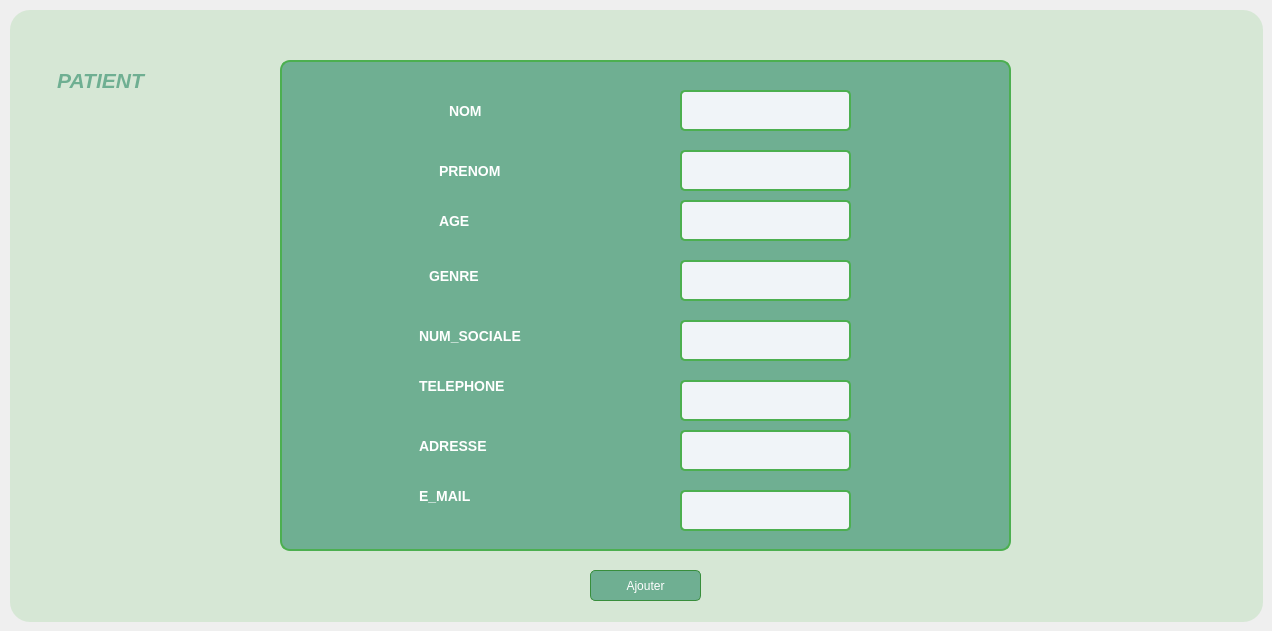
      <widget class="QWidget" name="tab_25">
       <attribute name="title">
        <string>Ajouter Patient </string>
       </attribute>
       <widget class="QGroupBox" name="groupBox_24">
        <property name="geometry">
         <rect>
          <x>10</x>
          <y>10</y>
          <width>1253</width>
          <height>612</height>
         </rect>
        </property>
        <property name="styleSheet">
         <string notr="true">background-color:#D6E7D5;

border-radius : 20px;</string>
        </property>
        <property name="title">
         <string/>
        </property>
        <widget class="QFrame" name="frame_17">
         <property name="geometry">
          <rect>
           <x>270</x>
           <y>50</y>
           <width>731</width>
           <height>491</height>
          </rect>
         </property>
         <property name="styleSheet">
          <string notr="true">*{
    background-color: #f0f4f8;  /* Couleur de fond gris clair */
    font-family: Arial, sans-serif;  /* Police moderne et lisible */
}

/* Style pour les QFrame avec couleur vert pistache */
QFrame {
 background-color: #6FAF92;   /* Fond vert pistache */
    border: 2px solid #4CAF50;   /* Bordure vert émeraude */
    border-radius: 10px;         /* Coins arrondis */
    padding: 15px;        
}
QLabel {
    border: none;
}
</string>
         </property>
         <property name="frameShape">
          <enum>QFrame::StyledPanel</enum>
         </property>
         <property name="frameShadow">
          <enum>QFrame::Raised</enum>
         </property>
         <widget class="QLineEdit" name="NOM">
          <property name="geometry">
           <rect>
            <x>400</x>
            <y>30</y>
            <width>171</width>
            <height>41</height>
           </rect>
          </property>
          <property name="styleSheet">
           <string notr="true">* {
    background-color: #FFFFF;   /* Fond vert pistache */
    border:  2px solid #4CAF50;   /* Bordure bleu clair */
    border-radius: 5px;         /* Coins arrondis */
    padding: 15px;               /* Espacement interne */
}
</string>
          </property>
          <property name="text">
           <string/>
          </property>
         </widget>
         <widget class="QLabel" name="AGE">
          <property name="geometry">
           <rect>
            <x>150</x>
            <y>140</y>
            <width>161</width>
            <height>41</height>
           </rect>
          </property>
          <property name="tabletTracking">
           <bool>false</bool>
          </property>
          <property name="styleSheet">
           <string notr="true">*{
    color: white;  /* Couleur du texte en blanc */
}/* Style pour QLabel */
QLabel {
    color: white;                     /* Texte des labels en blanc */
    font-size: 14px;                 /* Taille de police des labels */
    font-weight: bold;               /* Texte en gras */
    background-color: transparent;    /* Assurer que le fond soit transparent */
    padding-left: 5px;               /* Optionnel : espacement pour mieux aligner le texte */
}</string>
          </property>
          <property name="text">
           <string>AGE</string>
          </property>
         </widget>
         <widget class="QLabel" name="PRENOM">
          <property name="geometry">
           <rect>
            <x>150</x>
            <y>90</y>
            <width>161</width>
            <height>41</height>
           </rect>
          </property>
          <property name="styleSheet">
           <string notr="true">*{
    color: white;  /* Couleur du texte en blanc */
}/* Style pour QLabel */
QLabel {
    color: white;                     /* Texte des labels en blanc */
    font-size: 14px;                 /* Taille de police des labels */
    font-weight: bold;               /* Texte en gras */
    background-color: transparent;    /* Assurer que le fond soit transparent */
    padding-left: 5px;               /* Optionnel : espacement pour mieux aligner le texte */
}</string>
          </property>
          <property name="text">
           <string>PRENOM</string>
          </property>
         </widget>
         <widget class="QLabel" name="NOM_2">
          <property name="geometry">
           <rect>
            <x>160</x>
            <y>30</y>
            <width>151</width>
            <height>41</height>
           </rect>
          </property>
          <property name="styleSheet">
           <string notr="true">*{
    color: white;  /* Couleur du texte en blanc */
}

/* Style pour QLabel */
QLabel {
    color: white;                     /* Texte des labels en blanc */
    font-size: 14px;                 /* Taille de police des labels */
    font-weight: bold;               /* Texte en gras */
    background-color: transparent;    /* Assurer que le fond soit transparent */
    padding-left: 5px;               /* Optionnel : espacement pour mieux aligner le texte */
}</string>
          </property>
          <property name="text">
           <string>NOM</string>
          </property>
         </widget>
         <widget class="QLabel" name="NUM_SOCIALE_2">
          <property name="geometry">
           <rect>
            <x>130</x>
            <y>250</y>
            <width>161</width>
            <height>51</height>
           </rect>
          </property>
          <property name="styleSheet">
           <string notr="true">*{
    color: white;  /* Couleur du texte en blanc */
}/* Style pour QLabel */
QLabel {
    color: white;                     /* Texte des labels en blanc */
    font-size: 14px;                 /* Taille de police des labels */
    font-weight: bold;               /* Texte en gras */
    background-color: transparent;    /* Assurer que le fond soit transparent */
    padding-left: 5px;               /* Optionnel : espacement pour mieux aligner le texte */
}</string>
          </property>
          <property name="text">
           <string>NUM_SOCIALE</string>
          </property>
         </widget>
         <widget class="QLabel" name="GENRE">
          <property name="geometry">
           <rect>
            <x>140</x>
            <y>190</y>
            <width>161</width>
            <height>51</height>
           </rect>
          </property>
          <property name="styleSheet">
           <string notr="true">*{
    color: white;  /* Couleur du texte en blanc */
}/* Style pour QLabel */
QLabel {
    color: white;                     /* Texte des labels en blanc */
    font-size: 14px;                 /* Taille de police des labels */
    font-weight: bold;               /* Texte en gras */
    background-color: transparent;    /* Assurer que le fond soit transparent */
    padding-left: 5px;               /* Optionnel : espacement pour mieux aligner le texte */
}</string>
          </property>
          <property name="text">
           <string>GENRE</string>
          </property>
         </widget>
         <widget class="QLabel" name="TELEPHONE">
          <property name="geometry">
           <rect>
            <x>130</x>
            <y>290</y>
            <width>161</width>
            <height>71</height>
           </rect>
          </property>
          <property name="styleSheet">
           <string notr="true">*{
    color: white;  /* Couleur du texte en blanc */
}/* Style pour QLabel */
QLabel {
    color: white;                     /* Texte des labels en blanc */
    font-size: 14px;                 /* Taille de police des labels */
    font-weight: bold;               /* Texte en gras */
    background-color: transparent;    /* Assurer que le fond soit transparent */
    padding-left: 5px;               /* Optionnel : espacement pour mieux aligner le texte */
}</string>
          </property>
          <property name="text">
           <string>TELEPHONE</string>
          </property>
         </widget>
         <widget class="QLineEdit" name="AGE_2">
          <property name="geometry">
           <rect>
            <x>400</x>
            <y>140</y>
            <width>171</width>
            <height>41</height>
           </rect>
          </property>
          <property name="styleSheet">
           <string notr="true">* {
    background-color: #FFFFF;   /* Fond vert pistache */
    border:  2px solid #4CAF50;   /* Bordure bleu clair */
    border-radius: 5px;         /* Coins arrondis */
    padding: 15px;               /* Espacement interne */
}
</string>
          </property>
          <property name="text">
           <string/>
          </property>
         </widget>
         <widget class="QLineEdit" name="GENRE_2">
          <property name="geometry">
           <rect>
            <x>400</x>
            <y>200</y>
            <width>171</width>
            <height>41</height>
           </rect>
          </property>
          <property name="styleSheet">
           <string notr="true">* {
    background-color: #FFFFF;   /* Fond vert pistache */
    border:  2px solid #4CAF50;   /* Bordure bleu clair */
    border-radius: 5px;         /* Coins arrondis */
    padding: 15px;               /* Espacement interne */
}
</string>
          </property>
          <property name="text">
           <string/>
          </property>
         </widget>
         <widget class="QLineEdit" name="TELEPHONE_2">
          <property name="geometry">
           <rect>
            <x>400</x>
            <y>320</y>
            <width>171</width>
            <height>41</height>
           </rect>
          </property>
          <property name="styleSheet">
           <string notr="true">* {
    background-color: #FFFFF;   /* Fond vert pistache */
    border:  2px solid #4CAF50;   /* Bordure bleu clair */
    border-radius: 5px;         /* Coins arrondis */
    padding: 15px;               /* Espacement interne */
}
</string>
          </property>
          <property name="text">
           <string/>
          </property>
         </widget>
         <widget class="QLineEdit" name="PRENOM_2">
          <property name="geometry">
           <rect>
            <x>400</x>
            <y>90</y>
            <width>171</width>
            <height>41</height>
           </rect>
          </property>
          <property name="styleSheet">
           <string notr="true">* {
    background-color: #FFFFF;   /* Fond vert pistache */
    border:  2px solid #4CAF50;   /* Bordure bleu clair */
    border-radius: 5px;         /* Coins arrondis */
    padding: 15px;               /* Espacement interne */
}
</string>
          </property>
          <property name="text">
           <string/>
          </property>
         </widget>
         <widget class="QLineEdit" name="NUM_SOCIALE">
          <property name="geometry">
           <rect>
            <x>400</x>
            <y>260</y>
            <width>171</width>
            <height>41</height>
           </rect>
          </property>
          <property name="styleSheet">
           <string notr="true">* {
    background-color: #FFFFF;   /* Fond vert pistache */
    border:  2px solid #4CAF50;   /* Bordure bleu clair */
    border-radius: 5px;         /* Coins arrondis */
    padding: 15px;               /* Espacement interne */
}
</string>
          </property>
          <property name="text">
           <string/>
          </property>
         </widget>
         <widget class="QLabel" name="ADRESSE">
          <property name="geometry">
           <rect>
            <x>130</x>
            <y>350</y>
            <width>161</width>
            <height>71</height>
           </rect>
          </property>
          <property name="styleSheet">
           <string notr="true">*{
    color: white;  /* Couleur du texte en blanc */
}/* Style pour QLabel */
QLabel {
    color: white;                     /* Texte des labels en blanc */
    font-size: 14px;                 /* Taille de police des labels */
    font-weight: bold;               /* Texte en gras */
    background-color: transparent;    /* Assurer que le fond soit transparent */
    padding-left: 5px;               /* Optionnel : espacement pour mieux aligner le texte */
}</string>
          </property>
          <property name="text">
           <string>ADRESSE</string>
          </property>
         </widget>
         <widget class="QLineEdit" name="ADRESSE_2">
          <property name="geometry">
           <rect>
            <x>400</x>
            <y>370</y>
            <width>171</width>
            <height>41</height>
           </rect>
          </property>
          <property name="styleSheet">
           <string notr="true">* {
    background-color: #FFFFF;   /* Fond vert pistache */
    border:  2px solid #4CAF50;   /* Bordure bleu clair */
    border-radius: 5px;         /* Coins arrondis */
    padding: 15px;               /* Espacement interne */
}
</string>
          </property>
          <property name="text">
           <string/>
          </property>
         </widget>
         <widget class="QLabel" name="E_MAIL">
          <property name="geometry">
           <rect>
            <x>130</x>
            <y>400</y>
            <width>161</width>
            <height>71</height>
           </rect>
          </property>
          <property name="styleSheet">
           <string notr="true">*{
    color: white;  /* Couleur du texte en blanc */
}/* Style pour QLabel */
QLabel {
    color: white;                     /* Texte des labels en blanc */
    font-size: 14px;                 /* Taille de police des labels */
    font-weight: bold;               /* Texte en gras */
    background-color: transparent;    /* Assurer que le fond soit transparent */
    padding-left: 5px;               /* Optionnel : espacement pour mieux aligner le texte */
}</string>
          </property>
          <property name="text">
           <string>E_MAIL</string>
          </property>
         </widget>
         <widget class="QLineEdit" name="E_MAIL_2">
          <property name="geometry">
           <rect>
            <x>400</x>
            <y>430</y>
            <width>171</width>
            <height>41</height>
           </rect>
          </property>
          <property name="styleSheet">
           <string notr="true">* {
    background-color: #FFFFF;   /* Fond vert pistache */
    border:  2px solid #4CAF50;   /* Bordure bleu clair */
    border-radius: 5px;         /* Coins arrondis */
    padding: 15px;               /* Espacement interne */
}
</string>
          </property>
          <property name="text">
           <string/>
          </property>
         </widget>
        </widget>
        <widget class="QPushButton" name="ajout">
         <property name="geometry">
          <rect>
           <x>580</x>
           <y>560</y>
           <width>111</width>
           <height>31</height>
          </rect>
         </property>
         <property name="styleSheet">
          <string notr="true">*{
    background-color: #6FAF92;  /* Medium green button */
    border: 1px solid #388E3C;  /* Darker green border */
    border-radius: 5px;
    color: #FFFFFF;             /* White text for contrast */
    padding: 5px;
}

*:hover {
    background-color: #81C784;  /* Lighter green on hover */
}</string>
         </property>
         <property name="text">
          <string>Ajouter</string>
         </property>
         <property name="icon">
          <iconset>
           <normaloff>../../../Downloads/plus-circle.svg</normaloff>../../../Downloads/plus-circle.svg</iconset>
         </property>
        </widget>
        <widget class="QLabel" name="PATIENT">
         <property name="geometry">
          <rect>
           <x>20</x>
           <y>40</y>
           <width>141</width>
           <height>61</height>
          </rect>
         </property>
         <property name="styleSheet">
          <string notr="true">*{
    color: #6FAF92;
    font-size: 16px; /* Taille du texte (ajustable) */
    font-weight: normal; /* Style du texte */
}</string>
         </property>
         <property name="text">
          <string>&lt;html&gt;&lt;head/&gt;&lt;body&gt;&lt;p align=&quot;center&quot;&gt;&lt;span style=&quot; font-size:16pt; font-weight:700; font-style:italic;&quot;&gt;PATIENT&lt;/span&gt;&lt;/p&gt;&lt;/body&gt;&lt;/html&gt;</string>
         </property>
        </widget>
       </widget>
      </widget>
